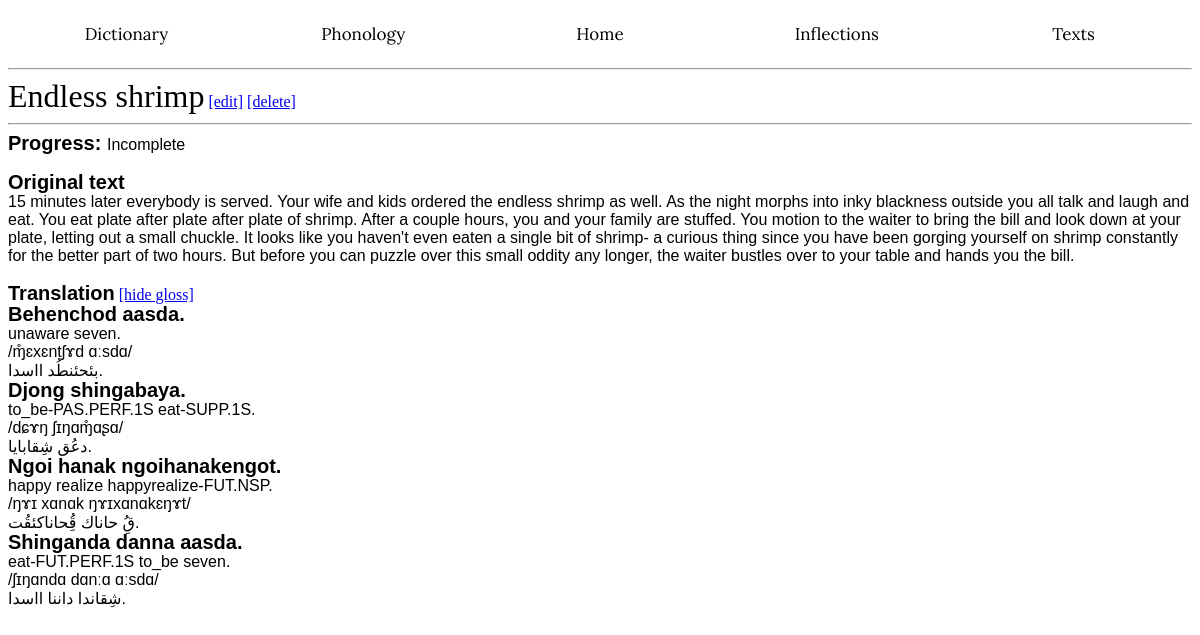
The page /texts/1/gloss on the database its author committed.
### app/models.py (models this page shows, shortened)
class Texts(db.Model):
    __tablename__ = 'Texts'
    id: so.Mapped[int] = so.mapped_column(primary_key=True)
    title: so.Mapped[str] = so.mapped_column(index=True)
    status: so.Mapped[str] = so.mapped_column(index=True)
    content: so.Mapped[str] = so.mapped_column()
    translation: so.Mapped[str] = so.mapped_column(nullable=True)

### app/routes.py (the view)
@app.route('/texts/<id>/gloss', methods=['GET', 'POST'])
def viewgloss(id):
    match = Texts.query.filter(Texts.id == id).first()
    status = ['Complete', 'Work in Progress', 'Incomplete']
    splits = re.split(r'(?<=[\.\!\?\,\-])\s*', match.translation)
    splits.pop()
    tsplits = []
    ipa = []
    con = []
    for sentence in splits:
        tsplits.append(cs.gloss(sentence))
        ipa.append("/" + cs.ipacreate(sentence) + "/")
        con.append(cs.concreate(sentence))
    return render_template('gloss.html', match=match, status=status, splits=splits, tsplits=tsplits, ipa=ipa, con=con)

### app/templates/gloss.html (shortened to what this page needs)
<!DOCTYPE html>
<html lang="en">
<head>
</head>
<body>
{% extends "base.html" %}
{% block content %}
    <wordh1>{{ match.title }}</wordh1>
        <a href="{{ url_for('modifytext', id=match.id) }}">[edit]</a>
        <a href="{{ url_for('deletetext', id=match.id) }}">[delete]</a><hr>
    <wordh2>Progress: </wordh2><wordp>{{ match.status }}</wordp><br><br>
        <wordh2>Original text</wordh2><br><wordp>{{ match.content }}</wordp><br><br>
        <wordh2>Translation</wordh2> <a href="{{ url_for('readtext', id=match.id) }}">[hide gloss]</a><br>
        {% for portion in splits %}
            <wordh2>{{ portion }}</wordh2><br>
            <wordp>{{ tsplits[splits.index(portion)] }}</wordp><br>
            <wordp>{{ ipa[splits.index(portion)] }}</wordp><br>
            <wordp>{{ con[splits.index(portion)] }}</wordp><br>
        {% endfor %}
{% endblock %}

### app/static/style.css (style rules this page uses)
wordh1 { font-family: "Georgia", serif; color: black; font-size: 32px; }
wordh2 { font-family: "Arial", sans-serif; color: black; font-weight: bold; line-height: 20px; font-size: 20px; }
wordp { font-family: "Arial", sans-serif; color: black; font-size: 16px; }

### rows shown on the page
Texts: title "Endless shrimp", status "Incomplete", content "15 minutes later everybody is served. Your wife and kids ordered the endless shrimp as well. As the night morphs into inky blackness outside you all talk and laugh and eat. You eat plate after plate after plate of shrimp. After a couple hours, you and your family are stuffed. You motion to the waiter to bring the bill and look down at your plate, letting out a small chuckle. It looks like you haven't even eaten a single bit of shrimp- a curious thing since you have been gorging yourself on shrimp constantly for the better part of two hours. But before you can puzzle over this small oddity any longer, the waiter bustles over to your table and hands you the bill."

### other values the page prints
{{ portion }} "Behenchod aasda." "Djong shingabaya." "Ngoi hanak ngoihanakengot." "Shinganda danna aasda."
{{ tsplits[splits.index(portion)] }} "unaware seven." "to_be-PAS.PERF.1S eat-SUPP.1S." "happy realize happyrealize-FUT.NSP." "eat-FUT.PERF.1S to_be seven."
{{ ipa[splits.index(portion)] }} "/ɱ̊ɛxɛntʃɤd ɑːsdɑ/" "/dɕɤŋ ʃɪŋɑɱ̊ɑʂɑ/" "/ŋɤɪ xɑnɑk ŋɤɪxɑnɑkɛŋɤt/" "/ʃɪŋɑndɑ dɑnːɑ ɑːsdɑ/"
{{ con[splits.index(portion)] }} "بئحئنطُد ااسدا." "دعُق شِقابايا." "قُِ حاناك قُِحاناكئقُت." "شِقاندا داننا ااسدا."
